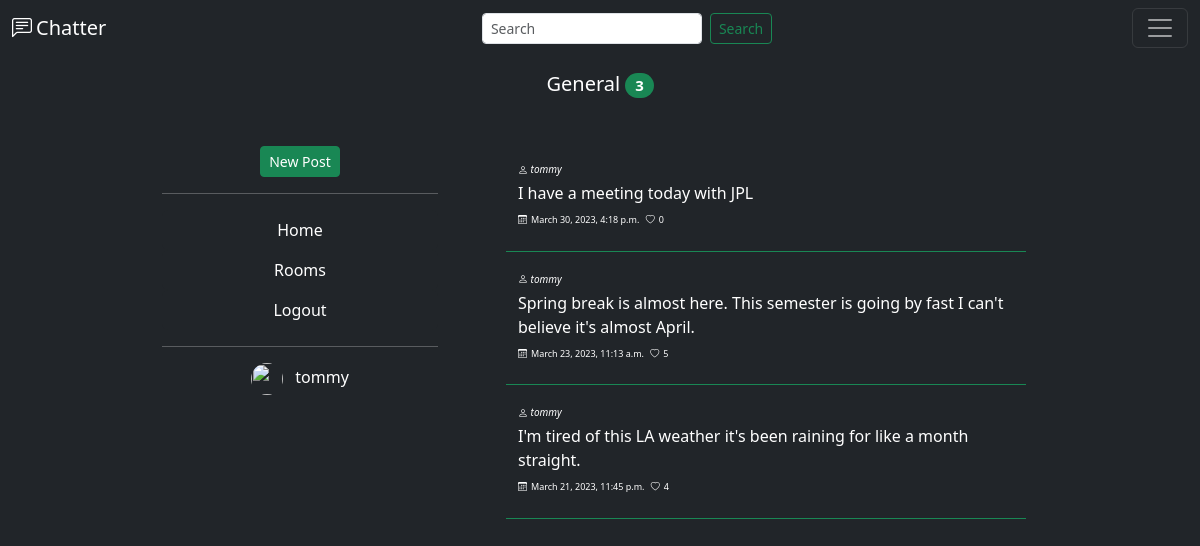
The app's page /chatter/chatrooms/1/ (signed in) with its own data.
### posts/models.py (models this page shows, shortened)
class Chatroom(models.Model):
    name = models.CharField(max_length=30)
    users = models.IntegerField(default=0)

class Post(models.Model):
    post_text = models.TextField(max_length=140)
    post_image = models.ImageField(upload_to='post-img', blank=True, null=True)
    pub_date = models.DateTimeField('date posted', auto_now_add=True)
    likes = models.IntegerField(default=0)
    user = models.ForeignKey(
        User, on_delete=models.CASCADE, related_name='posts')
    chatroom = models.ForeignKey(
        Chatroom, on_delete=models.CASCADE, related_name='posts', null=True)
    class Meta:
        ordering = ['pub_date']

### posts/views.py (the view)
# urls.py: path('chatrooms/<int:pk>/', views.ChatroomDetailView.as_view(),
class ChatroomDetailView(generic.DetailView):
    model = Chatroom
    template_name = 'posts/chatroom_detail.html'

### posts/templates/posts/chatroom_detail.html (shortened to what this page needs)
{% extends "base.html" %}
{% block title %}
<h5 class="mb-3 text-center">
    {{ chatroom.name|capfirst }}
    <span class="badge bg-success rounded-pill">
        {{chatroom.posts.all|length}}
    </span>
</h5>
{% endblock %}
{% block chatroom_posts %}
<div class="container-fluid">
    <ul class="list-group-flush">
        {% for post in chatroom.posts.all reversed %}
            <li class="list-group-item text-bg-dark border-bottom border-success border-1 m-2 p-2">
                <div class="row">
                    <i class="bi bi-person m-1" style="font-size: x-small;"> {{post.user}}</i>
                </div>
                <div class="row mx-1 mb-2">
                    {{post.post_text}}
                </div>
                <div class="row">
                    <p style="font-size: xx-small;">
                        <i class="bi bi-calendar3 mx-1"></i>{{post.pub_date}}
                        <i class="bi bi-heart mx-1"></i>{{post.likes}}
                    </p>
                </div>
            </li>
        {% endfor %}
    </ul>
</div>
{% endblock %}

### static/templates/base.html (shortened to what this page needs)
{% load static %}
<!DOCTYPE html>
<html lang="en">
    <head>
        <link href="https://cdn.jsdelivr.net/npm/bootstrap@5.3.0-alpha1/dist/css/bootstrap.min.css" rel="stylesheet">
        <link rel="stylesheet" href="https://cdn.jsdelivr.net/npm/bootstrap-icons@1.4.1/font/bootstrap-icons.css">
    </head>
    <body class="text-bg-dark">
        <nav id="mynav" class="navbar navbar-dark bg-dark fixed-top">
            <div class="container-fluid">
              <a class="navbar-brand" href="{% url 'posts.list' %}"><i class="bi bi-chat-left-text me-1"></i>Chatter</a>
              <form class="d-flex" role="search">
                <input class="form-control form-control-sm me-2" type="search" placeholder="Search" aria-label="Search">
                <button class="btn btn-outline-success btn-sm" type="submit">Search</button>
              </form>
              <button class="navbar-toggler" type="button" data-bs-toggle="offcanvas" data-bs-target="#offcanvasDarkNavbar" aria-controls="offcanvasDarkNavbar">
                <span class="navbar-toggler-icon"></span>
              </button>
            </div>
        </nav>
        <main class="mt-5">
            <div class="container-fluid">
                <div class="row">
                    <div class="col p-2 mt-3 mb-3">
                        {% block title %}
                        {% endblock title %}
                    </div>
                </div>
                <div class="row justify-content-center">
                    <div class="col-3 col-xl-3 text-center">
                        <a href="{% url 'posts.new' %}" class="btn btn-success mt-2 btn-sm">New Post</a>
                            <hr>
                            <ul class="nav nav-pills flex-column mb-auto">
                              <li class="nav-item">
                                <a href="{% url 'posts.list' %}" class="nav-link text-bg-dark" aria-current="page">
                                  Home
                                </a>
                              </li>
                              <li>
                                <a href="{% url 'chatrooms.list' %}" class="nav-link text-bg-dark">
                                  Rooms
                                </a>
                              </li>
                              <li>
                                <a href="{% url 'logout' %}" class="nav-link text-bg-dark">
                                    Logout
                                  </a>
                              </li>
                            </ul>
                            <hr>
                            <div class="dropdown">
                                <img src="https://comicvine.gamespot.com/a/uploads/original/11134/111345307/8013642-9479154343-96168.jpg" alt="" width="32" height="32" class="rounded-circle me-2">
                                {{user.get_username}}
                            </div>
                    </div>
                    <div class="col-6 col-xl-6 p-1" id="col-right">
                        {% block chatroom_posts %}
                        {% endblock chatroom_posts %}
                    </div>
                </div>
            </div>
        </main>
    </body>
</html>

### static/templates/base.html (style rules this page uses)
div#col-left, div#col-right { height: 80vh; overflow-y: scroll; }

### records on screen
Chatroom: name "General", posts.all|length "3"
Post: user "tommy", post_text "I have a meeting today with JPL", pub_date "March 30, 2023, 4:18 p.m.", likes "0"
Post: user "tommy", post_text "Spring break is almost here. This semester is going by fast I can't believe it's almost April.", pub_date "March 23, 2023, 11:13 a.m.", likes "5"
Post: user "tommy", post_text "I'm tired of this LA weather it's been raining for like a month straight.", pub_date "March 21, 2023, 11:45 p.m.", likes "4"

### other values on screen
{{ user.get_username }} "tommy"
